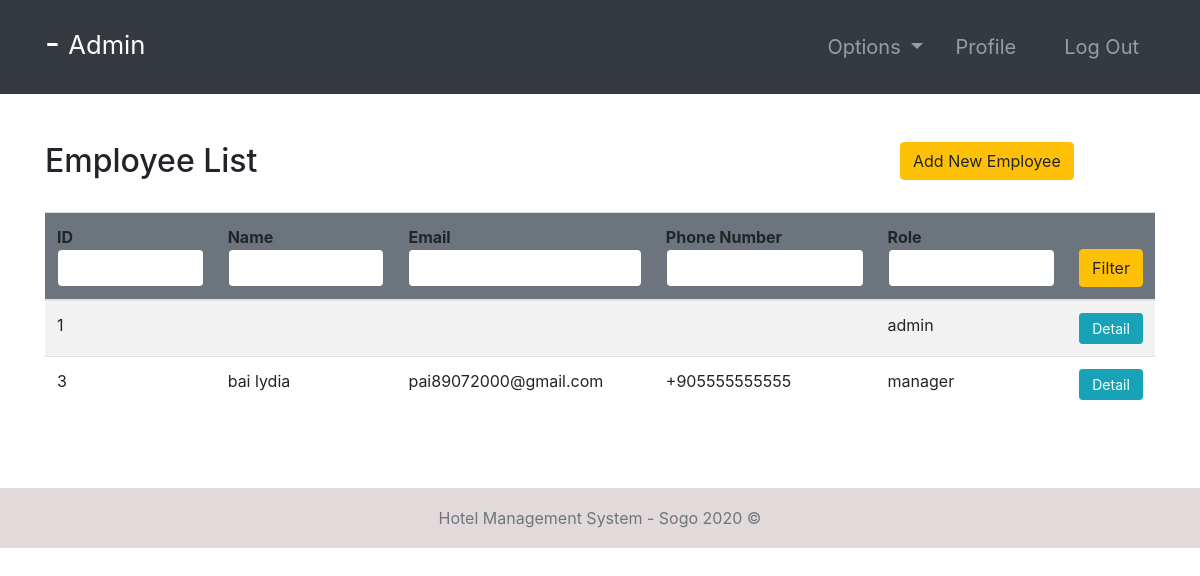
Screenshot of /employees/ (signed in) with the database file from the repository.
### accounts/models.py (models this page shows, shortened)
class Employee(models.Model):
    user = models.OneToOneField(User, null=True, on_delete=models.CASCADE)
    phoneNumber = PhoneNumberField(unique=True)
    salary = models.FloatField()

### accounts/views.py (the view, shortened to what this page needs)
# urls.py: path('employees/', employees, name="employees"),
@login_required(login_url='login')
def employees(request):
    role = str(request.user.groups.all()[0])
    path = role + "/"
    employees = Employee.objects.all()
    context = {
        "role": role,
        "employees": employees
    }
    return render(request, path + "employees.html", context)

### Templates/admin/employees.html
{% extends '../index.html' %}
{% block context %}
{% include '../common_pages/authorized-employees.html' %}
{% endblock %}

### Templates/incs/nav.html (shortened to what this page needs)
<nav class="navbar navbar-dark bg-dark navbar-expand-lg py-3 " role="navigation">
    <div class="container">
        <a href="" class="navbar-brand">
            <h2 class="text-capitalize">
                {{ request.user.first_name }} {{ request.user.last_name }} -
                <small>
                    {{ role }}
                </small>
            </h2>
        </a>
        <div class="collapse navbar-collapse" id="navbarTags">
            <ul class="navbar-nav ml-auto">
                <li class="nav-item dropdown p-2">
                    <a class="nav-link dropdown-toggle" href="#" id="navbarDropdown" role="button"
                        data-toggle="dropdown" aria-haspopup="true" aria-expanded="false">
                        Options
                    </a>
                </li>
                <li class="nav-item mr-3 p-2">
                    {% if role == 'staff' or role == 'receptionist' or role == 'admin' or role == 'manager' %}
                    <a href="{% url 'employee-profile' user.id %}" class="nav-link">Profile</a>
                    {% endif %}
                </li>
                <li class="nav-item p-2 ">
                    <a href="{% url 'logout' %}" class="nav-link">Log Out</a>
                </li>
            </ul>
        </div>
    </div>
</nav>

### Templates/common_pages/authorized-employees.html (shortened to what this page needs)
<div class="container py-5">
    <div class="table-header row">
        <div class="col-sm-12 col-md-12 col-lg-9 mb-4">
            <h2>Employee List</h2>
        </div>
        {% if  role == "manager" or role == "admin"%}
        <div class="col-sm-12 col-md-12 col-lg-3 mb-4">
            <a href="{% url 'add-employee' %}" class="btn btn-warning">Add New Employee</a>
        </div>
        {% endif %}
    </div>
    <table class="table table-hover table-striped">
        <thead class="bg-secondary rounded">
            <tr>
                <form action="" method="POST">
                    <th>ID<input type="int" name="id" value="{{id}}" class="form-control border border-secondary"></th>
                    <th>Name<input type="text" name="name" value="{{name}}"
                            class="form-control border border-secondary"></th>
                    <th>Email<input type="text" name="email" value="{{email}}"
                            class="form-control border border-secondary"></th>
                    <th>Phone Number<input type="number" name="number" value="{{number}}"
                            class="form-control border border-secondary">
                    <th>Role<input type="text" name="filterRole" value="{{filterRole}}"
                            class="form-control border border-secondary"></th>
                    <th><button type="submit" name="filter" class="btn btn-warning w-100">Filter</button></th>
                </form>
            </tr>
        </thead>
        <tbody>
            {% for employee in employees %}
            <tr>
                <td>{{ employee.user.id }}</td>
                <td>{{ employee.user.first_name }} {{ employee.user.last_name }}</td>
                <td>{{ employee.user.email }}</td>
                <td>{{ employee.phoneNumber }}</td>
                <td>{{ employee.user.groups.first }}</td>
                <td> <a href="{% url 'employee-profile' employee.user.id  %}"
                        class="btn btn-sm btn-info w-100">Detail</a>
                </td>
            </tr>
            {% endfor %}
        </tbody>
    </table>
</div>

### static/css/main.css (style rules this page uses)
* { margin: 0; padding: 0; -webkit-font-smoothing: antialiased; }
body { position: relative; }
nav .nav-item { font-size: 20px; }

### rows the page displays
Employee: user.id "1", user.groups.first "admin"
Employee: user.id "3", user.first_name "bai", user.last_name "lydia", user.email "pai89072000@gmail.com", phoneNumber "+905555555555", user.groups.first "manager"

### other values shown
{{ role }} "Admin"
